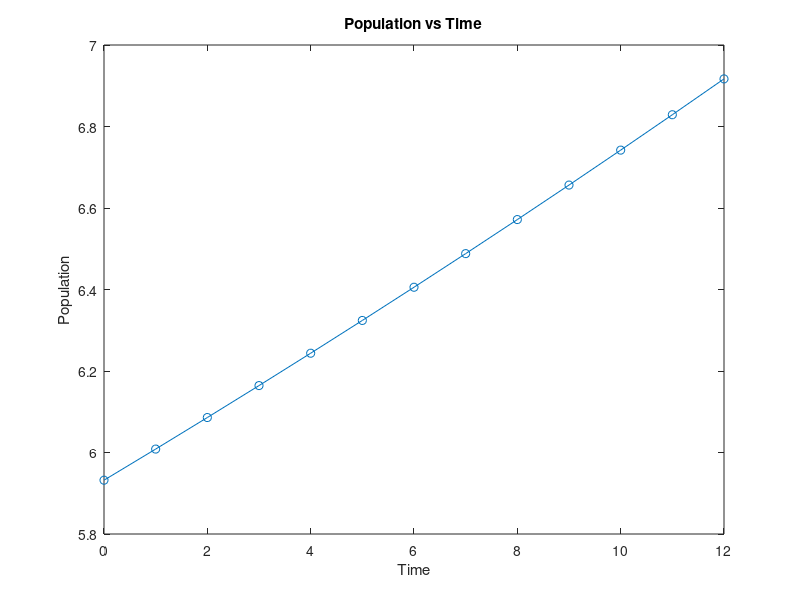

The MATLAB source for this figure:
# Command to Clear Command History
history -c

# Command to Clear Workspace with all Variables and Loaded Packages
clear all

# Command to Clear Command Window
clc

function [t, p] = EGM(po, T)
  r = 0.0128;
  f = @(t, p) r * p;
  trange = [0:1:T];
  [t, p] = ode45(f, trange, po);
  disp([t, p]);
  plot(t, p, '-o');
  xlabel('Time')
  ylabel('Population')
  title('Population vs Time')
endfunction

EGM(5.932, 12)
